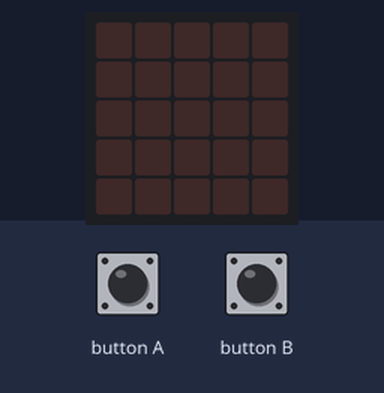
Simulated run of this program. Board: BBC micro:bit running MicroPython. Shown: the board's 5×5 LED display. The inputs (shaded band) are chosen by the test bench. Random numbers come from a fixed seed.

Above: at 1.2 s.
1.3 s: button A pressed for 0.15 s
At 4.14 s:
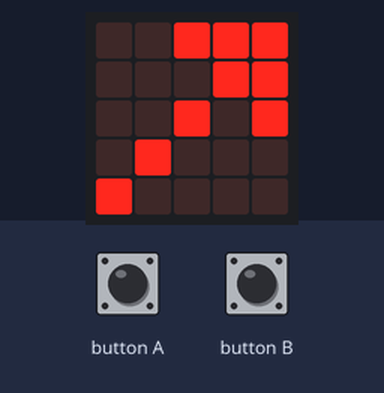
4.3 s: button B pressed for 1 s
At 6.44 s:
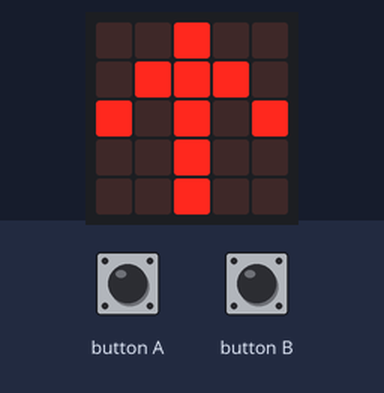
7.3 s: button B pressed for 3.2 s
12.0 s: button A pressed for 1 s
At 15.54 s:
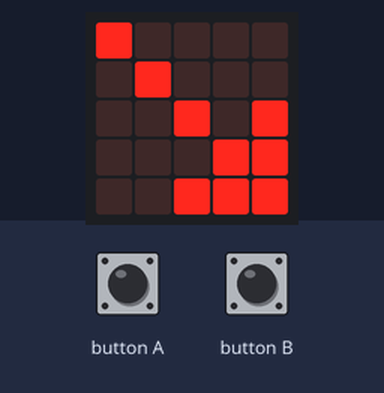

Measured:
- after the input at 1.3 s, the display: first changes at once (image 1 shows a later state)

The program:

gamespinner.py
```python
from microbit import *
import random

def show_random_arrow():
    num = random.randrange(8)
    display.show(Image.ALL_ARROWS[num])

def spin_animation(count):
    delay = 50
    index = 0
    loops = 0
    while loops < count:
        loops = loops + 1
        display.show(Image.ALL_ARROWS[index])
        sleep(delay)
        delay = delay + 5
        index = index + 1
        if index == 8:
            index = 0

while True:
    if button_a.is_pressed() or button_b.is_pressed():
        spin_animation(30)
        show_random_arrow()
```
